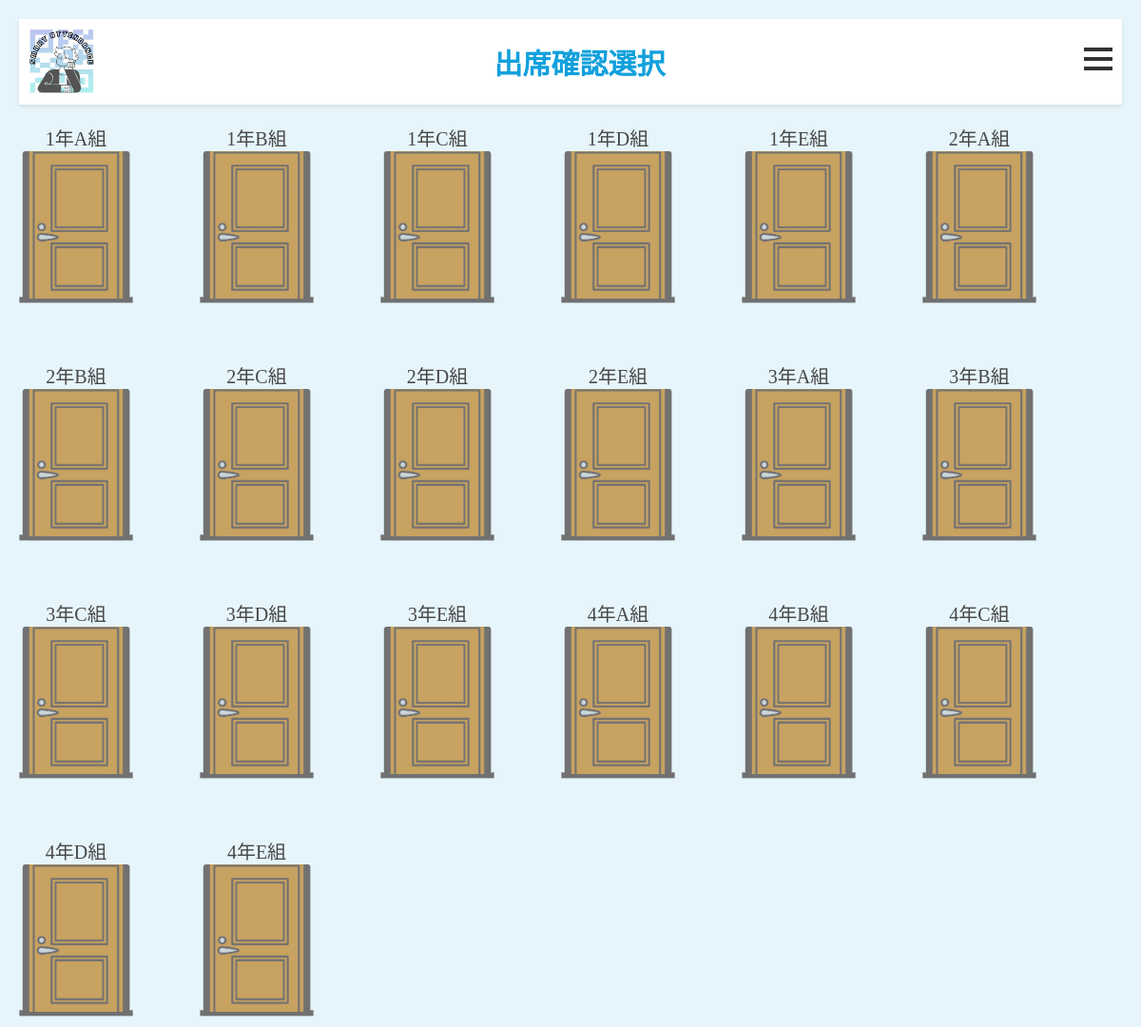
Page /select_attendance.php (signed in) on the committed database.
### tables this page shows
CREATE TABLE CLASS (
    CLASS_NO    INT PRIMARY KEY,         
    CNAME       VARCHAR(10) NOT NULL,    

     
    UNIQUE(CNAME)
);

### select_attendance.php (the view, shortened to what this page needs)
<?php
$host = 'localhost';
$dbname = 'teamb';
$username = $password = 'test';
$conn = new mysqli($host, $username, $password, $dbname);
$class_sql = "SELECT CLASS_NO, CNAME FROM CLASS;";
$stmt = $conn->prepare($class_sql);
$stmt->execute();
$result = $stmt->get_result();
while ($row = $result->fetch_assoc()) {
    $class[] = $row;
}
?>
<!DOCTYPE html>
<html lang="ja">
<head>
    <link rel="stylesheet" href="./Styles/select_attendance.css">
</head>
<body>
    <header>
        <img src="images/logo1.jpg" alt="logo">
        <div class="header-title">出席確認選択</div>
        <div class="drawer">
            <label for="drawer-check" class="drawer-open"><span></span></label>
        </div>
    </header>
    <main>
        <div class="doors-container">
            <form action="./attendance_check.php" method="POST">
                <?php foreach ($class as $c): ?>
                    <div class="doors-wrapper">
                        <button type="submit" name="class" value="<?= htmlspecialchars($c['CLASS_NO'], ENT_QUOTES, 'UTF-8') ?>" class="door-container">
                            <p><?= htmlspecialchars($c['CNAME'], ENT_QUOTES, 'UTF-8') ?></p>
                            <div class="door"></div>
                        </button>
                    </div>
                <?php endforeach ?>
            </form>
        </div>
    </main>
</body>
</html>

### Styles/select_attendance.css (style rules this page uses)
* { margin: 0; padding: 0; box-sizing: border-box; }
body { font-family: Arial, Helvetica, sans-serif; background-color: rgba(18, 160, 220, 0.1); padding: 20px; }
header { width: 100%; padding: 10px; background-color: #fff; box-shadow: 0 2px 4px rgba(0, 0, 0, 0.1); display: flex; align-items: center; }
.header-title { text-align: center; font-size: 30px; color: rgb(18, 160, 220); font-weight: bolder; flex-grow: 1; }
header img { vertical-align: middle; max-height: 70px; max-width: 200px; width: auto; height: auto; margin-right:20px; }
main { width: 100%; padding-top: 20px; }
form { display: flex; flex-wrap: wrap; gap: 70px; justify-content: flex-start; }
label { display: block; margin-bottom: 5px; font-weight: bold; }
.drawer { margin-left: 20px; }
.drawer-open { display: block; width: 30px; height: 30px; position: relative; cursor: pointer; }
.drawer-open span, .drawer-open span::before, .drawer-open span::after { display: block; width: 100%; height: 4px; background-color: #333; position: absolute; }
.drawer-open span { top: 50%; transform: translateY(-50%); }
.drawer-open span::before { content: ''; top: -10px; }
.drawer-open span::after { content: ''; bottom: -10px; }
header img { vertical-align: middle; max-height: 70px; max-width: 200px; width: auto; height: auto; margin: 0; }
.door-container { position: relative; width : 120px; height: 160px; perspective: 1000px; margin-bottom: 20px; background: none; border: none; }
.door-container p { font-size: 20px; text-align: center; color: #484848; font-family: Meiryo; }
.door { position: relative; width: 100%; height: 97%; background: url('../images/door.png') no-repeat center center; background-size: cover; transform-origin: right; transition: transform 0.5s ease; z-index: 2; }

### rows in the picture
class: $c['CLASS_NO'] 1 (drawn), CNAME "1年A組"
class: $c['CLASS_NO'] 2 (drawn), CNAME "1年B組"
class: $c['CLASS_NO'] 3 (drawn), CNAME "1年C組"
class: $c['CLASS_NO'] 4 (drawn), CNAME "1年D組"
class: $c['CLASS_NO'] 5 (drawn), CNAME "1年E組"
class: $c['CLASS_NO'] 6 (drawn), CNAME "2年A組"
class: $c['CLASS_NO'] 7 (drawn), CNAME "2年B組"
class: $c['CLASS_NO'] 8 (drawn), CNAME "2年C組"
class: $c['CLASS_NO'] 9 (drawn), CNAME "2年D組"
class: $c['CLASS_NO'] 10 (drawn), CNAME "2年E組"
class: $c['CLASS_NO'] 11 (drawn), CNAME "3年A組"
class: $c['CLASS_NO'] 12 (drawn), CNAME "3年B組"
class: $c['CLASS_NO'] 13 (drawn), CNAME "3年C組"
class: $c['CLASS_NO'] 14 (drawn), CNAME "3年D組"
class: $c['CLASS_NO'] 15 (drawn), CNAME "3年E組"
class: $c['CLASS_NO'] 16 (drawn), CNAME "4年A組"
class: $c['CLASS_NO'] 17 (drawn), CNAME "4年B組"
class: $c['CLASS_NO'] 18 (drawn), CNAME "4年C組"
class: $c['CLASS_NO'] 19 (drawn), CNAME "4年D組"
class: $c['CLASS_NO'] 20 (drawn), CNAME "4年E組"
